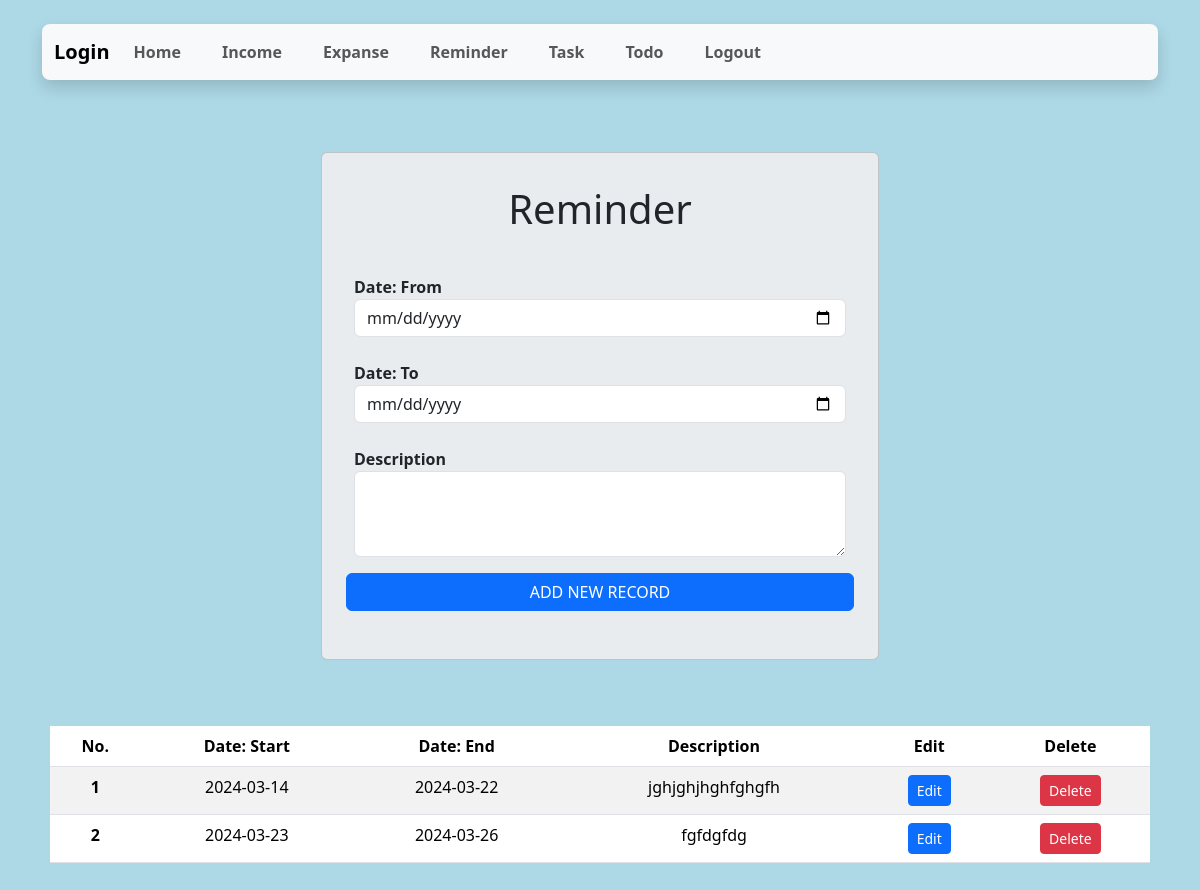
/reminder.php (signed in), run on the app's committed database.
### tables this page shows
CREATE TABLE `rem` (
  `rem_id` int(11) NOT NULL,
  `rem_start` date NOT NULL,
  `rem_end` date NOT NULL,
  `rem_desc` text NOT NULL
);

### reminder.php (the view, shortened to what this page needs)
<?php
include("session.php");
if (isset($_GET['rem_id']))
  $rem_id = $_GET['rem_id'];
else
  $rem_id = 0;
if ($rem_id > 0) {
  $sql = "select * from rem where rem_id='$rem_id'";
  $res = mysqli_query($conn, $sql);
  $row = mysqli_fetch_array($res);
  $rem_start =  $row['rem_start'];
  $rem_end  = $row['rem_end'];
  $rem_desc = $row['rem_desc'];
  $btnvalue = "UPDATE RECORD";
} else {
  $btnvalue = "ADD NEW RECORD";
  $rem_start = "";
  $rem_end  = "";
  $rem_desc = "";
}
?>
<!doctype html>
<html lang="en">
<head>
  <link href="https://cdn.jsdelivr.net/npm/bootstrap@5.3.2/dist/css/bootstrap.min.css" rel="stylesheet">
</head>
<body>
  <?php include("header.php"); ?>
  <div class="container d-flex justify-content-center align-content-center">
    <div class="card bg-body-secondary w-50 mx-3 my-3 p-3 mt-5 ">
      <div class="card-body">
        <h1 class="">Reminder</h1><br />
        <form id="form" action="" method="post">
          <div class="mb-3">
            <div class="row g-3 align-items-center">
              <div class="col-lg-12 col-sm-12">
                <div class="">
                  <label class="fw-bolder" for="datepicker">Date: From</label>
                  <input type="date" class="form-control" id="fromdate" name="rem_start" value="<?php echo $rem_start; ?>">
                </div><br />
                <div>
                  <label class="fw-bolder" for="datepicker">Date: To</label>
                  <input type="date" class="form-control" id="todate" name="rem_end" value="<?php echo $rem_end; ?>">
                </div><br />
                <div>
                  <label class="fw-bolder" for="textarea">Description</label>
                  <textarea class="form-control" id="desc" name="rem_desc" rows="3"><?php echo $rem_desc; ?></textarea>
                </div>
              </div class="col-lg-12 col-sm-12">
              <input type="submit" class="btn btn-primary width=100%" value="<?php echo $btnvalue; ?>">
            </div>
          </div>
        </form>
      </div>
    </div>
  </div>
  <div class="tab-content">
    <table class="table table-striped">
      <thead>
        <tr>
          <th scope="col">No.</th>
          <th scope="col">Date: Start</th>
          <th scope="col">Date: End</th>
          <th scope="col">Description</th>
          <th scope="col">Edit</th>
          <th scope="col">Delete</th>
        </tr>
      </thead>
      <tbody>
        <?php
        $sql = "SELECT * FROM `rem` ";
        $result = mysqli_query($conn, $sql);
        $rem_id = 0;
        while ($row = mysqli_fetch_assoc($result)) {
          $rem_id = $rem_id + 1;
          echo "<tr>
          <th scope='row'>" . $rem_id . "</th>
          <td>" . $row["rem_start"] . "</td>
          <td>" . $row["rem_end"] . "</td>
          <td>" . $row["rem_desc"] . "</td>
          <td><a href='reminder.php?rem_id=$row[rem_id]' class='btn btn-sm btn-primary'>Edit</a></td>
          <td><a class='btn btn-sm btn-danger' onclick='delete_record($row[rem_id]);'  >Delete</a></td>
        </tr>
        ";
        }
        ?>
      </tbody>
    </table>
  </div>
</body>
</html>

### reminder.php (style rules this page uses)
body { background-color: lightblue; }
h1 { text-align: center; padding-bottom: 10px; }
.tab-content { margin: 50px; text-align: center; }

### data on the page
rem: rem_start "2024-03-14", rem_end "2024-03-22", rem_desc "jghjghjhghfghgfh"
rem: rem_start "2024-03-23", rem_end "2024-03-26", rem_desc "fgfdgfdg"
